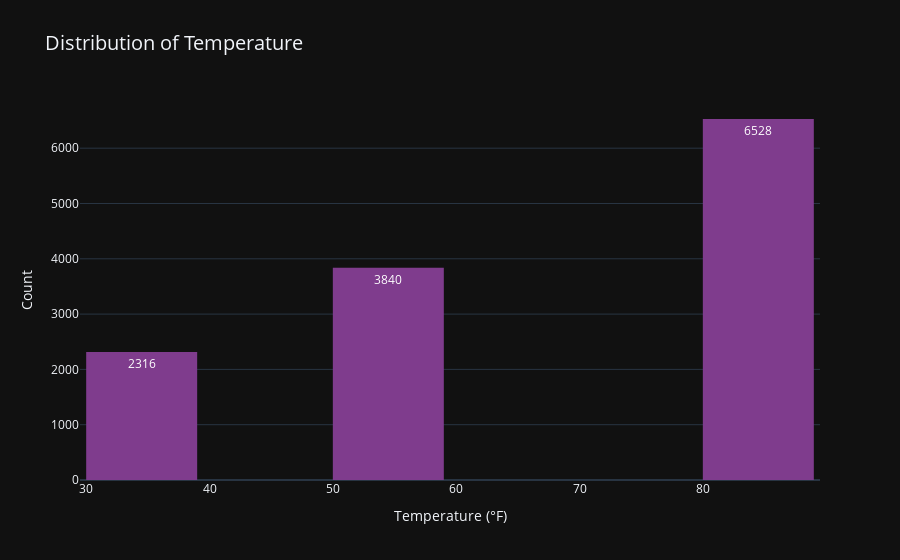

Notebook code cell kept with this figure:
### Markdown cell above
**6. Use a histogram to visualize the temperature column.**

### Code cell
## I was unable to center the X axis label for some reason? I might come back to this later...

# Make a histogram for the 'temperature' column
fig = px.histogram(
    data_frame=data,
    x='temperature',
    nbins=10,  # Adjust the number of bins as needed
    labels={'temperature': 'Temperature (°F)'},
    title='Distribution of Temperature',
    color_discrete_sequence=px.colors.qualitative.Bold,
    text_auto=True  # Automatically add counts within bars
)

# Same layout
fig.update_layout(
    xaxis_title='Temperature (°F)',
    yaxis_title='Count',
    title_font_size=20,
    template='plotly_dark',  # Use the same dark theme
    bargap=0.1  # Adjust this value to control the gap between bars
)

fig.show()

### Figure 1 — Plotly figure (JSON) as saved in the notebook; plotly's stock layout.template omitted (floating-point values rounded to 4 significant figures; data arrays with more than 128 entries replaced by an {"elided": "..."} marker saying what was removed)
{"data": [{"alignmentgroup": "True", "bingroup": "x", "hovertemplate": "Temperature (°F)=%{x}<br>count=%{y}<extra></extra>", "legendgroup": "", "marker": {"color": "rgb(127, 60, 141)", "pattern": {"shape": ""}}, "name": "", "nbinsx": 10, "offsetgroup": "", "orientation": "v", "showlegend": false, "texttemplate": "%{value}", "type": "histogram", "x": {"elided": "12684 int values"}, "xaxis": "x", "yaxis": "y"}], "layout": {"autosize": true, "bargap": 0.1, "barmode": "relative", "legend": {"tracegroupgap": 0}, "title": {"font": {"size": 20}, "text": "Distribution of Temperature"}, "xaxis": {"anchor": "y", "autorange": true, "domain": [0, 1], "range": [29.5, 89.5], "title": {"text": "Temperature (°F)"}, "type": "linear"}, "yaxis": {"anchor": "x", "autorange": true, "domain": [0, 1], "range": [0, 6872.0], "title": {"text": "Count"}}}}
